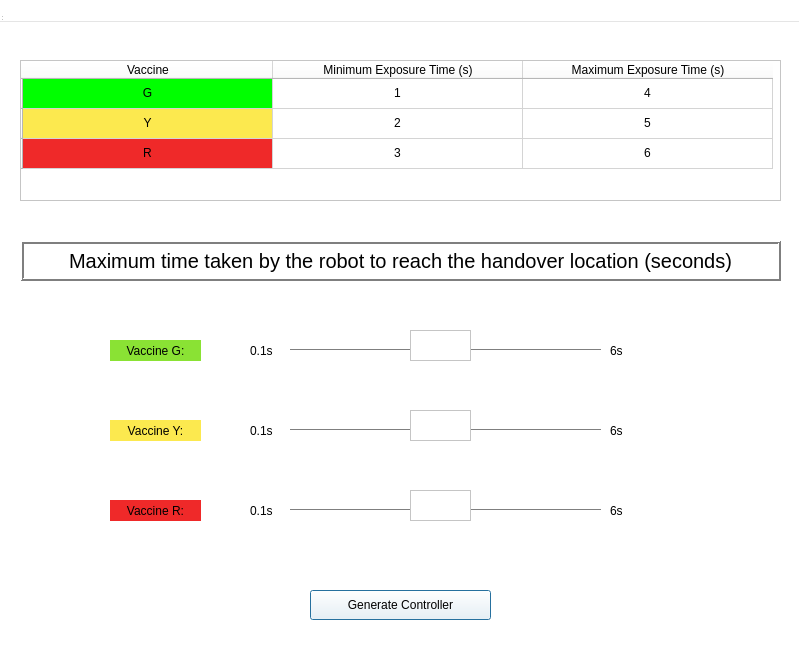
<?xml version="1.0" encoding="UTF-8"?>
<ui version="4.0">
 <class>MainWindow</class>
 <widget class="QDialog" name="MainWindow">
  <property name="geometry">
   <rect>
    <x>0</x>
    <y>0</y>
    <width>799</width>
    <height>666</height>
   </rect>
  </property>
  <property name="palette">
   <palette>
    <active>
     <colorrole role="WindowText">
      <brush brushstyle="SolidPattern">
       <color alpha="255">
        <red>0</red>
        <green>0</green>
        <blue>0</blue>
       </color>
      </brush>
     </colorrole>
     <colorrole role="Button">
      <brush brushstyle="SolidPattern">
       <color alpha="255">
        <red>255</red>
        <green>255</green>
        <blue>255</blue>
       </color>
      </brush>
     </colorrole>
     <colorrole role="Light">
      <brush brushstyle="SolidPattern">
       <color alpha="255">
        <red>255</red>
        <green>255</green>
        <blue>255</blue>
       </color>
      </brush>
     </colorrole>
     <colorrole role="Midlight">
      <brush brushstyle="SolidPattern">
       <color alpha="255">
        <red>255</red>
        <green>255</green>
        <blue>255</blue>
       </color>
      </brush>
     </colorrole>
     <colorrole role="Dark">
      <brush brushstyle="SolidPattern">
       <color alpha="255">
        <red>127</red>
        <green>127</green>
        <blue>127</blue>
       </color>
      </brush>
     </colorrole>
     <colorrole role="Mid">
      <brush brushstyle="SolidPattern">
       <color alpha="255">
        <red>170</red>
        <green>170</green>
        <blue>170</blue>
       </color>
      </brush>
     </colorrole>
     <colorrole role="Text">
      <brush brushstyle="SolidPattern">
       <color alpha="255">
        <red>0</red>
        <green>0</green>
        <blue>0</blue>
       </color>
      </brush>
     </colorrole>
     <colorrole role="BrightText">
      <brush brushstyle="SolidPattern">
       <color alpha="255">
        <red>255</red>
        <green>255</green>
        <blue>255</blue>
       </color>
      </brush>
     </colorrole>
     <colorrole role="ButtonText">
      <brush brushstyle="SolidPattern">
       <color alpha="255">
        <red>0</red>
        <green>0</green>
        <blue>0</blue>
       </color>
      </brush>
     </colorrole>
     <colorrole role="Base">
      <brush brushstyle="SolidPattern">
       <color alpha="255">
        <red>255</red>
        <green>255</green>
        <blue>255</blue>
       </color>
      </brush>
     </colorrole>
     <colorrole role="Window">
      <brush brushstyle="SolidPattern">
       <color alpha="255">
        <red>255</red>
        <green>255</green>
        <blue>255</blue>
       </color>
      </brush>
     </colorrole>
     <colorrole role="Shadow">
      <brush brushstyle="SolidPattern">
       <color alpha="255">
        <red>0</red>
        <green>0</green>
        <blue>0</blue>
       </color>
      </brush>
     </colorrole>
     <colorrole role="AlternateBase">
      <brush brushstyle="SolidPattern">
       <color alpha="255">
        <red>255</red>
        <green>255</green>
        <blue>255</blue>
       </color>
      </brush>
     </colorrole>
     <colorrole role="ToolTipBase">
      <brush brushstyle="SolidPattern">
       <color alpha="255">
        <red>255</red>
        <green>255</green>
        <blue>220</blue>
       </color>
      </brush>
     </colorrole>
     <colorrole role="ToolTipText">
      <brush brushstyle="SolidPattern">
       <color alpha="255">
        <red>0</red>
        <green>0</green>
        <blue>0</blue>
       </color>
      </brush>
     </colorrole>
    </active>
    <inactive>
     <colorrole role="WindowText">
      <brush brushstyle="SolidPattern">
       <color alpha="255">
        <red>0</red>
        <green>0</green>
        <blue>0</blue>
       </color>
      </brush>
     </colorrole>
     <colorrole role="Button">
      <brush brushstyle="SolidPattern">
       <color alpha="255">
        <red>255</red>
        <green>255</green>
        <blue>255</blue>
       </color>
      </brush>
     </colorrole>
     <colorrole role="Light">
      <brush brushstyle="SolidPattern">
       <color alpha="255">
        <red>255</red>
        <green>255</green>
        <blue>255</blue>
       </color>
      </brush>
     </colorrole>
     <colorrole role="Midlight">
      <brush brushstyle="SolidPattern">
       <color alpha="255">
        <red>255</red>
        <green>255</green>
        <blue>255</blue>
       </color>
      </brush>
     </colorrole>
     <colorrole role="Dark">
      <brush brushstyle="SolidPattern">
       <color alpha="255">
        <red>127</red>
        <green>127</green>
        <blue>127</blue>
       </color>
      </brush>
     </colorrole>
     <colorrole role="Mid">
      <brush brushstyle="SolidPattern">
       <color alpha="255">
        <red>170</red>
        <green>170</green>
        <blue>170</blue>
       </color>
      </brush>
     </colorrole>
     <colorrole role="Text">
      <brush brushstyle="SolidPattern">
       <color alpha="255">
        <red>0</red>
        <green>0</green>
        <blue>0</blue>
       </color>
      </brush>
     </colorrole>
     <colorrole role="BrightText">
      <brush brushstyle="SolidPattern">
       <color alpha="255">
        <red>255</red>
        <green>255</green>
        <blue>255</blue>
       </color>
      </brush>
     </colorrole>
     <colorrole role="ButtonText">
      <brush brushstyle="SolidPattern">
       <color alpha="255">
        <red>0</red>
        <green>0</green>
        <blue>0</blue>
       </color>
      </brush>
     </colorrole>
     <colorrole role="Base">
      <brush brushstyle="SolidPattern">
       <color alpha="255">
        <red>255</red>
        <green>255</green>
        <blue>255</blue>
       </color>
      </brush>
     </colorrole>
     <colorrole role="Window">
      <brush brushstyle="SolidPattern">
       <color alpha="255">
        <red>255</red>
        <green>255</green>
        <blue>255</blue>
       </color>
      </brush>
     </colorrole>
     <colorrole role="Shadow">
      <brush brushstyle="SolidPattern">
       <color alpha="255">
        <red>0</red>
        <green>0</green>
        <blue>0</blue>
       </color>
      </brush>
     </colorrole>
     <colorrole role="AlternateBase">
      <brush brushstyle="SolidPattern">
       <color alpha="255">
        <red>255</red>
        <green>255</green>
        <blue>255</blue>
       </color>
      </brush>
     </colorrole>
     <colorrole role="ToolTipBase">
      <brush brushstyle="SolidPattern">
       <color alpha="255">
        <red>255</red>
        <green>255</green>
        <blue>220</blue>
       </color>
      </brush>
     </colorrole>
     <colorrole role="ToolTipText">
      <brush brushstyle="SolidPattern">
       <color alpha="255">
        <red>0</red>
        <green>0</green>
        <blue>0</blue>
       </color>
      </brush>
     </colorrole>
    </inactive>
    <disabled>
     <colorrole role="WindowText">
      <brush brushstyle="SolidPattern">
       <color alpha="255">
        <red>127</red>
        <green>127</green>
        <blue>127</blue>
       </color>
      </brush>
     </colorrole>
     <colorrole role="Button">
      <brush brushstyle="SolidPattern">
       <color alpha="255">
        <red>255</red>
        <green>255</green>
        <blue>255</blue>
       </color>
      </brush>
     </colorrole>
     <colorrole role="Light">
      <brush brushstyle="SolidPattern">
       <color alpha="255">
        <red>255</red>
        <green>255</green>
        <blue>255</blue>
       </color>
      </brush>
     </colorrole>
     <colorrole role="Midlight">
      <brush brushstyle="SolidPattern">
       <color alpha="255">
        <red>255</red>
        <green>255</green>
        <blue>255</blue>
       </color>
      </brush>
     </colorrole>
     <colorrole role="Dark">
      <brush brushstyle="SolidPattern">
       <color alpha="255">
        <red>127</red>
        <green>127</green>
        <blue>127</blue>
       </color>
      </brush>
     </colorrole>
     <colorrole role="Mid">
      <brush brushstyle="SolidPattern">
       <color alpha="255">
        <red>170</red>
        <green>170</green>
        <blue>170</blue>
       </color>
      </brush>
     </colorrole>
     <colorrole role="Text">
      <brush brushstyle="SolidPattern">
       <color alpha="255">
        <red>127</red>
        <green>127</green>
        <blue>127</blue>
       </color>
      </brush>
     </colorrole>
     <colorrole role="BrightText">
      <brush brushstyle="SolidPattern">
       <color alpha="255">
        <red>255</red>
        <green>255</green>
        <blue>255</blue>
       </color>
      </brush>
     </colorrole>
     <colorrole role="ButtonText">
      <brush brushstyle="SolidPattern">
       <color alpha="255">
        <red>127</red>
        <green>127</green>
        <blue>127</blue>
       </color>
      </brush>
     </colorrole>
     <colorrole role="Base">
      <brush brushstyle="SolidPattern">
       <color alpha="255">
        <red>255</red>
        <green>255</green>
        <blue>255</blue>
       </color>
      </brush>
     </colorrole>
     <colorrole role="Window">
      <brush brushstyle="SolidPattern">
       <color alpha="255">
        <red>255</red>
        <green>255</green>
        <blue>255</blue>
       </color>
      </brush>
     </colorrole>
     <colorrole role="Shadow">
      <brush brushstyle="SolidPattern">
       <color alpha="255">
        <red>0</red>
        <green>0</green>
        <blue>0</blue>
       </color>
      </brush>
     </colorrole>
     <colorrole role="AlternateBase">
      <brush brushstyle="SolidPattern">
       <color alpha="255">
        <red>255</red>
        <green>255</green>
        <blue>255</blue>
       </color>
      </brush>
     </colorrole>
     <colorrole role="ToolTipBase">
      <brush brushstyle="SolidPattern">
       <color alpha="255">
        <red>255</red>
        <green>255</green>
        <blue>220</blue>
       </color>
      </brush>
     </colorrole>
     <colorrole role="ToolTipText">
      <brush brushstyle="SolidPattern">
       <color alpha="255">
        <red>0</red>
        <green>0</green>
        <blue>0</blue>
       </color>
      </brush>
     </colorrole>
    </disabled>
   </palette>
  </property>
  <property name="windowTitle">
   <string>MainWindow</string>
  </property>
  <widget class="QWidget" name="centralwidget" native="true">
   <property name="geometry">
    <rect>
     <x>0</x>
     <y>0</y>
     <width>791</width>
     <height>680</height>
    </rect>
   </property>
   <property name="autoFillBackground">
    <bool>true</bool>
   </property>
   <widget class="QTableWidget" name="tableWidget">
    <property name="geometry">
     <rect>
      <x>20</x>
      <y>60</y>
      <width>761</width>
      <height>141</height>
     </rect>
    </property>
    <attribute name="horizontalHeaderDefaultSectionSize">
     <number>250</number>
    </attribute>
    <row>
     <property name="text">
      <string/>
     </property>
    </row>
    <row>
     <property name="text">
      <string/>
     </property>
    </row>
    <row>
     <property name="text">
      <string/>
     </property>
    </row>
    <column>
     <property name="text">
      <string>Vaccine</string>
     </property>
    </column>
    <column>
     <property name="text">
      <string>Minimum Exposure Time (s)</string>
     </property>
    </column>
    <column>
     <property name="text">
      <string>Maximum Exposure Time (s)</string>
     </property>
    </column>
    <item row="0" column="0">
     <property name="text">
      <string>G</string>
     </property>
     <property name="textAlignment">
      <set>AlignCenter</set>
     </property>
     <property name="background">
      <brush brushstyle="SolidPattern">
       <color alpha="255">
        <red>0</red>
        <green>255</green>
        <blue>0</blue>
       </color>
      </brush>
     </property>
     <property name="foreground">
      <brush brushstyle="NoBrush">
       <color alpha="255">
        <red>0</red>
        <green>0</green>
        <blue>0</blue>
       </color>
      </brush>
     </property>
    </item>
    <item row="0" column="1">
     <property name="text">
      <string>1</string>
     </property>
     <property name="textAlignment">
      <set>AlignCenter</set>
     </property>
    </item>
    <item row="0" column="2">
     <property name="text">
      <string>4</string>
     </property>
     <property name="textAlignment">
      <set>AlignCenter</set>
     </property>
    </item>
    <item row="1" column="0">
     <property name="text">
      <string>Y</string>
     </property>
     <property name="textAlignment">
      <set>AlignCenter</set>
     </property>
     <property name="background">
      <brush brushstyle="SolidPattern">
       <color alpha="255">
        <red>252</red>
        <green>233</green>
        <blue>79</blue>
       </color>
      </brush>
     </property>
    </item>
    <item row="1" column="1">
     <property name="text">
      <string>2</string>
     </property>
     <property name="textAlignment">
      <set>AlignCenter</set>
     </property>
    </item>
    <item row="1" column="2">
     <property name="text">
      <string>5</string>
     </property>
     <property name="textAlignment">
      <set>AlignCenter</set>
     </property>
    </item>
    <item row="2" column="0">
     <property name="text">
      <string>R</string>
     </property>
     <property name="textAlignment">
      <set>AlignCenter</set>
     </property>
     <property name="background">
      <brush brushstyle="SolidPattern">
       <color alpha="255">
        <red>239</red>
        <green>41</green>
        <blue>41</blue>
       </color>
      </brush>
     </property>
    </item>
    <item row="2" column="1">
     <property name="text">
      <string>3</string>
     </property>
     <property name="textAlignment">
      <set>AlignCenter</set>
     </property>
    </item>
    <item row="2" column="2">
     <property name="text">
      <string>6</string>
     </property>
     <property name="textAlignment">
      <set>AlignCenter</set>
     </property>
    </item>
   </widget>
   <widget class="QLabel" name="label">
    <property name="geometry">
     <rect>
      <x>20</x>
      <y>240</y>
      <width>761</width>
      <height>41</height>
     </rect>
    </property>
    <property name="palette">
     <palette>
      <active>
       <colorrole role="WindowText">
        <brush brushstyle="SolidPattern">
         <color alpha="255">
          <red>0</red>
          <green>0</green>
          <blue>0</blue>
         </color>
        </brush>
       </colorrole>
       <colorrole role="Button">
        <brush brushstyle="SolidPattern">
         <color alpha="255">
          <red>255</red>
          <green>255</green>
          <blue>255</blue>
         </color>
        </brush>
       </colorrole>
       <colorrole role="Light">
        <brush brushstyle="SolidPattern">
         <color alpha="255">
          <red>255</red>
          <green>255</green>
          <blue>255</blue>
         </color>
        </brush>
       </colorrole>
       <colorrole role="Midlight">
        <brush brushstyle="SolidPattern">
         <color alpha="255">
          <red>255</red>
          <green>255</green>
          <blue>255</blue>
         </color>
        </brush>
       </colorrole>
       <colorrole role="Dark">
        <brush brushstyle="SolidPattern">
         <color alpha="255">
          <red>127</red>
          <green>127</green>
          <blue>127</blue>
         </color>
        </brush>
       </colorrole>
       <colorrole role="Mid">
        <brush brushstyle="SolidPattern">
         <color alpha="255">
          <red>170</red>
          <green>170</green>
          <blue>170</blue>
         </color>
        </brush>
       </colorrole>
       <colorrole role="Text">
        <brush brushstyle="SolidPattern">
         <color alpha="255">
          <red>0</red>
          <green>0</green>
          <blue>0</blue>
         </color>
        </brush>
       </colorrole>
       <colorrole role="BrightText">
        <brush brushstyle="SolidPattern">
         <color alpha="255">
          <red>255</red>
          <green>255</green>
          <blue>255</blue>
         </color>
        </brush>
       </colorrole>
       <colorrole role="ButtonText">
        <brush brushstyle="SolidPattern">
         <color alpha="255">
          <red>0</red>
          <green>0</green>
          <blue>0</blue>
         </color>
        </brush>
       </colorrole>
       <colorrole role="Base">
        <brush brushstyle="SolidPattern">
         <color alpha="255">
          <red>255</red>
          <green>255</green>
          <blue>255</blue>
         </color>
        </brush>
       </colorrole>
       <colorrole role="Window">
        <brush brushstyle="SolidPattern">
         <color alpha="255">
          <red>255</red>
          <green>255</green>
          <blue>255</blue>
         </color>
        </brush>
       </colorrole>
       <colorrole role="Shadow">
        <brush brushstyle="SolidPattern">
         <color alpha="255">
          <red>0</red>
          <green>0</green>
          <blue>0</blue>
         </color>
        </brush>
       </colorrole>
       <colorrole role="AlternateBase">
        <brush brushstyle="SolidPattern">
         <color alpha="255">
          <red>255</red>
          <green>255</green>
          <blue>255</blue>
         </color>
        </brush>
       </colorrole>
       <colorrole role="ToolTipBase">
        <brush brushstyle="SolidPattern">
         <color alpha="255">
          <red>255</red>
          <green>255</green>
          <blue>220</blue>
         </color>
        </brush>
       </colorrole>
       <colorrole role="ToolTipText">
        <brush brushstyle="SolidPattern">
         <color alpha="255">
          <red>0</red>
          <green>0</green>
          <blue>0</blue>
         </color>
        </brush>
       </colorrole>
      </active>
      <inactive>
       <colorrole role="WindowText">
        <brush brushstyle="SolidPattern">
         <color alpha="255">
          <red>0</red>
          <green>0</green>
          <blue>0</blue>
         </color>
        </brush>
       </colorrole>
       <colorrole role="Button">
        <brush brushstyle="SolidPattern">
         <color alpha="255">
          <red>255</red>
          <green>255</green>
          <blue>255</blue>
         </color>
        </brush>
       </colorrole>
       <colorrole role="Light">
        <brush brushstyle="SolidPattern">
         <color alpha="255">
          <red>255</red>
          <green>255</green>
          <blue>255</blue>
         </color>
        </brush>
       </colorrole>
       <colorrole role="Midlight">
        <brush brushstyle="SolidPattern">
         <color alpha="255">
          <red>255</red>
          <green>255</green>
          <blue>255</blue>
         </color>
        </brush>
       </colorrole>
       <colorrole role="Dark">
        <brush brushstyle="SolidPattern">
         <color alpha="255">
          <red>127</red>
          <green>127</green>
          <blue>127</blue>
         </color>
        </brush>
       </colorrole>
       <colorrole role="Mid">
        <brush brushstyle="SolidPattern">
         <color alpha="255">
          <red>170</red>
          <green>170</green>
          <blue>170</blue>
         </color>
        </brush>
       </colorrole>
       <colorrole role="Text">
        <brush brushstyle="SolidPattern">
         <color alpha="255">
          <red>0</red>
          <green>0</green>
          <blue>0</blue>
         </color>
        </brush>
       </colorrole>
       <colorrole role="BrightText">
        <brush brushstyle="SolidPattern">
         <color alpha="255">
          <red>255</red>
          <green>255</green>
          <blue>255</blue>
         </color>
        </brush>
       </colorrole>
       <colorrole role="ButtonText">
        <brush brushstyle="SolidPattern">
         <color alpha="255">
          <red>0</red>
          <green>0</green>
          <blue>0</blue>
         </color>
        </brush>
       </colorrole>
       <colorrole role="Base">
        <brush brushstyle="SolidPattern">
         <color alpha="255">
          <red>255</red>
          <green>255</green>
          <blue>255</blue>
         </color>
        </brush>
       </colorrole>
       <colorrole role="Window">
        <brush brushstyle="SolidPattern">
         <color alpha="255">
          <red>255</red>
          <green>255</green>
          <blue>255</blue>
         </color>
        </brush>
       </colorrole>
       <colorrole role="Shadow">
        <brush brushstyle="SolidPattern">
         <color alpha="255">
          <red>0</red>
          <green>0</green>
          <blue>0</blue>
         </color>
        </brush>
       </colorrole>
       <colorrole role="AlternateBase">
        <brush brushstyle="SolidPattern">
         <color alpha="255">
          <red>255</red>
          <green>255</green>
          <blue>255</blue>
         </color>
        </brush>
       </colorrole>
       <colorrole role="ToolTipBase">
        <brush brushstyle="SolidPattern">
         <color alpha="255">
          <red>255</red>
          <green>255</green>
          <blue>220</blue>
         </color>
        </brush>
       </colorrole>
       <colorrole role="ToolTipText">
        <brush brushstyle="SolidPattern">
         <color alpha="255">
          <red>0</red>
          <green>0</green>
          <blue>0</blue>
         </color>
        </brush>
       </colorrole>
      </inactive>
      <disabled>
       <colorrole role="WindowText">
        <brush brushstyle="SolidPattern">
         <color alpha="255">
          <red>127</red>
          <green>127</green>
          <blue>127</blue>
         </color>
        </brush>
       </colorrole>
       <colorrole role="Button">
        <brush brushstyle="SolidPattern">
         <color alpha="255">
          <red>255</red>
          <green>255</green>
          <blue>255</blue>
         </color>
        </brush>
       </colorrole>
       <colorrole role="Light">
        <brush brushstyle="SolidPattern">
         <color alpha="255">
          <red>255</red>
          <green>255</green>
          <blue>255</blue>
         </color>
        </brush>
       </colorrole>
       <colorrole role="Midlight">
        <brush brushstyle="SolidPattern">
         <color alpha="255">
          <red>255</red>
          <green>255</green>
          <blue>255</blue>
         </color>
        </brush>
       </colorrole>
       <colorrole role="Dark">
        <brush brushstyle="SolidPattern">
         <color alpha="255">
          <red>127</red>
          <green>127</green>
          <blue>127</blue>
         </color>
        </brush>
       </colorrole>
       <colorrole role="Mid">
        <brush brushstyle="SolidPattern">
         <color alpha="255">
          <red>170</red>
          <green>170</green>
          <blue>170</blue>
         </color>
        </brush>
       </colorrole>
       <colorrole role="Text">
        <brush brushstyle="SolidPattern">
         <color alpha="255">
          <red>127</red>
          <green>127</green>
          <blue>127</blue>
         </color>
        </brush>
       </colorrole>
       <colorrole role="BrightText">
        <brush brushstyle="SolidPattern">
         <color alpha="255">
          <red>255</red>
          <green>255</green>
          <blue>255</blue>
         </color>
        </brush>
       </colorrole>
       <colorrole role="ButtonText">
        <brush brushstyle="SolidPattern">
         <color alpha="255">
          <red>127</red>
          <green>127</green>
          <blue>127</blue>
         </color>
        </brush>
       </colorrole>
       <colorrole role="Base">
        <brush brushstyle="SolidPattern">
         <color alpha="255">
          <red>255</red>
          <green>255</green>
          <blue>255</blue>
         </color>
        </brush>
       </colorrole>
       <colorrole role="Window">
        <brush brushstyle="SolidPattern">
         <color alpha="255">
          <red>255</red>
          <green>255</green>
          <blue>255</blue>
         </color>
        </brush>
       </colorrole>
       <colorrole role="Shadow">
        <brush brushstyle="SolidPattern">
         <color alpha="255">
          <red>0</red>
          <green>0</green>
          <blue>0</blue>
         </color>
        </brush>
       </colorrole>
       <colorrole role="AlternateBase">
        <brush brushstyle="SolidPattern">
         <color alpha="255">
          <red>255</red>
          <green>255</green>
          <blue>255</blue>
         </color>
        </brush>
       </colorrole>
       <colorrole role="ToolTipBase">
        <brush brushstyle="SolidPattern">
         <color alpha="255">
          <red>255</red>
          <green>255</green>
          <blue>220</blue>
         </color>
        </brush>
       </colorrole>
       <colorrole role="ToolTipText">
        <brush brushstyle="SolidPattern">
         <color alpha="255">
          <red>0</red>
          <green>0</green>
          <blue>0</blue>
         </color>
        </brush>
       </colorrole>
      </disabled>
     </palette>
    </property>
    <property name="font">
     <font>
      <pointsize>15</pointsize>
     </font>
    </property>
    <property name="autoFillBackground">
     <bool>false</bool>
    </property>
    <property name="frameShape">
     <enum>QFrame::Box</enum>
    </property>
    <property name="frameShadow">
     <enum>QFrame::Raised</enum>
    </property>
    <property name="lineWidth">
     <number>2</number>
    </property>
    <property name="midLineWidth">
     <number>0</number>
    </property>
    <property name="text">
     <string>Maximum time taken by the robot to reach the handover location (seconds)</string>
    </property>
    <property name="alignment">
     <set>Qt::AlignCenter</set>
    </property>
   </widget>
   <widget class="QLabel" name="label_2">
    <property name="geometry">
     <rect>
      <x>110</x>
      <y>340</y>
      <width>91</width>
      <height>21</height>
     </rect>
    </property>
    <property name="autoFillBackground">
     <bool>false</bool>
    </property>
    <property name="styleSheet">
     <string notr="true">background-color: rgb(138, 226, 52);</string>
    </property>
    <property name="text">
     <string>Vaccine G:</string>
    </property>
    <property name="alignment">
     <set>Qt::AlignCenter</set>
    </property>
   </widget>
   <widget class="QLabel" name="label_3">
    <property name="geometry">
     <rect>
      <x>110</x>
      <y>420</y>
      <width>91</width>
      <height>21</height>
     </rect>
    </property>
    <property name="autoFillBackground">
     <bool>false</bool>
    </property>
    <property name="styleSheet">
     <string notr="true">background-color: rgb(252, 233, 79);</string>
    </property>
    <property name="text">
     <string>Vaccine Y:</string>
    </property>
    <property name="alignment">
     <set>Qt::AlignCenter</set>
    </property>
   </widget>
   <widget class="QLabel" name="label_4">
    <property name="geometry">
     <rect>
      <x>110</x>
      <y>500</y>
      <width>91</width>
      <height>21</height>
     </rect>
    </property>
    <property name="autoFillBackground">
     <bool>false</bool>
    </property>
    <property name="styleSheet">
     <string notr="true">background-color: rgb(239, 41, 41);</string>
    </property>
    <property name="text">
     <string>Vaccine R:</string>
    </property>
    <property name="alignment">
     <set>Qt::AlignCenter</set>
    </property>
   </widget>
   <widget class="QLabel" name="label_5">
    <property name="geometry">
     <rect>
      <x>250</x>
      <y>340</y>
      <width>31</width>
      <height>21</height>
     </rect>
    </property>
    <property name="text">
     <string>0.1s</string>
    </property>
   </widget>
   <widget class="QLabel" name="label_8">
    <property name="geometry">
     <rect>
      <x>610</x>
      <y>340</y>
      <width>31</width>
      <height>21</height>
     </rect>
    </property>
    <property name="text">
     <string>6s</string>
    </property>
   </widget>
   <widget class="QLabel" name="label_9">
    <property name="geometry">
     <rect>
      <x>610</x>
      <y>420</y>
      <width>31</width>
      <height>21</height>
     </rect>
    </property>
    <property name="text">
     <string>6s</string>
    </property>
   </widget>
   <widget class="QLabel" name="label_10">
    <property name="geometry">
     <rect>
      <x>610</x>
      <y>500</y>
      <width>31</width>
      <height>21</height>
     </rect>
    </property>
    <property name="text">
     <string>6s</string>
    </property>
   </widget>
   <widget class="QPushButton" name="generateControllerButton">
    <property name="geometry">
     <rect>
      <x>310</x>
      <y>590</y>
      <width>181</width>
      <height>30</height>
     </rect>
    </property>
    <property name="text">
     <string>Generate Controller</string>
    </property>
   </widget>
   <widget class="QLabel" name="label_6">
    <property name="geometry">
     <rect>
      <x>250</x>
      <y>420</y>
      <width>31</width>
      <height>21</height>
     </rect>
    </property>
    <property name="text">
     <string>0.1s</string>
    </property>
   </widget>
   <widget class="QLabel" name="label_7">
    <property name="geometry">
     <rect>
      <x>250</x>
      <y>500</y>
      <width>31</width>
      <height>21</height>
     </rect>
    </property>
    <property name="text">
     <string>0.1s</string>
    </property>
   </widget>
   <widget class="Line" name="line">
    <property name="geometry">
     <rect>
      <x>290</x>
      <y>340</y>
      <width>311</width>
      <height>20</height>
     </rect>
    </property>
    <property name="toolTip">
     <string>&lt;html&gt;&lt;head/&gt;&lt;body&gt;&lt;p&gt;&amp;lt;&lt;/p&gt;&lt;/body&gt;&lt;/html&gt;</string>
    </property>
    <property name="orientation">
     <enum>Qt::Horizontal</enum>
    </property>
   </widget>
   <widget class="Line" name="line_2">
    <property name="geometry">
     <rect>
      <x>290</x>
      <y>420</y>
      <width>311</width>
      <height>20</height>
     </rect>
    </property>
    <property name="toolTip">
     <string>&lt;html&gt;&lt;head/&gt;&lt;body&gt;&lt;p&gt;&amp;lt;&lt;/p&gt;&lt;/body&gt;&lt;/html&gt;</string>
    </property>
    <property name="orientation">
     <enum>Qt::Horizontal</enum>
    </property>
   </widget>
   <widget class="Line" name="line_3">
    <property name="geometry">
     <rect>
      <x>290</x>
      <y>500</y>
      <width>311</width>
      <height>20</height>
     </rect>
    </property>
    <property name="toolTip">
     <string>&lt;html&gt;&lt;head/&gt;&lt;body&gt;&lt;p&gt;&amp;lt;&lt;/p&gt;&lt;/body&gt;&lt;/html&gt;</string>
    </property>
    <property name="orientation">
     <enum>Qt::Horizontal</enum>
    </property>
   </widget>
   <widget class="QTextEdit" name="stl_y_val">
    <property name="geometry">
     <rect>
      <x>410</x>
      <y>410</y>
      <width>61</width>
      <height>31</height>
     </rect>
    </property>
   </widget>
   <widget class="QTextEdit" name="stl_r_val">
    <property name="geometry">
     <rect>
      <x>410</x>
      <y>490</y>
      <width>61</width>
      <height>31</height>
     </rect>
    </property>
   </widget>
   <widget class="QTextEdit" name="stl_g_val">
    <property name="geometry">
     <rect>
      <x>410</x>
      <y>330</y>
      <width>61</width>
      <height>31</height>
     </rect>
    </property>
   </widget>
  </widget>
  <widget class="QMenuBar" name="menubar">
   <property name="geometry">
    <rect>
     <x>0</x>
     <y>0</y>
     <width>799</width>
     <height>22</height>
    </rect>
   </property>
  </widget>
  <widget class="QStatusBar" name="statusbar">
   <property name="geometry">
    <rect>
     <x>0</x>
     <y>0</y>
     <width>3</width>
     <height>22</height>
    </rect>
   </property>
  </widget>
 </widget>
 <resources/>
 <connections/>
</ui>
